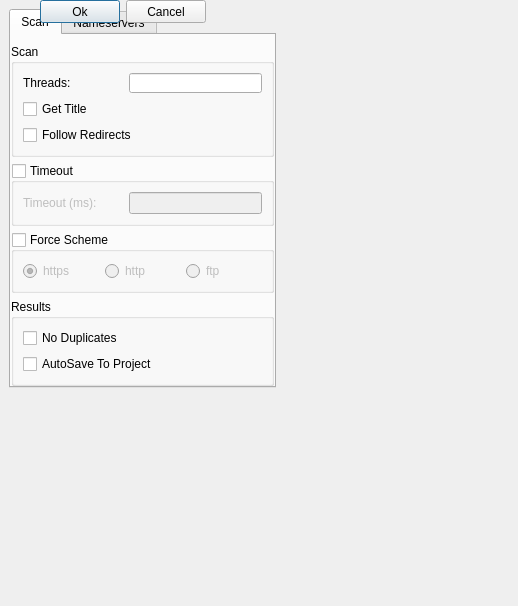
<?xml version="1.0" encoding="UTF-8"?>
<ui version="4.0">
 <class>URLConfigDialog</class>
 <widget class="QDialog" name="URLConfigDialog">
  <property name="geometry">
   <rect>
    <x>0</x>
    <y>0</y>
    <width>518</width>
    <height>606</height>
   </rect>
  </property>
  <property name="sizePolicy">
   <sizepolicy hsizetype="Expanding" vsizetype="Expanding">
    <horstretch>0</horstretch>
    <verstretch>0</verstretch>
   </sizepolicy>
  </property>
  <property name="minimumSize">
   <size>
    <width>0</width>
    <height>0</height>
   </size>
  </property>
  <property name="windowTitle">
   <string>Scan Configuration</string>
  </property>
  <property name="windowIcon">
   <iconset>
    <normaloff>.</normaloff>.</iconset>
  </property>
  <widget class="QTabWidget" name="tabWidget">
   <property name="geometry">
    <rect>
     <x>9</x>
     <y>9</y>
     <width>267</width>
     <height>379</height>
    </rect>
   </property>
   <property name="currentIndex">
    <number>0</number>
   </property>
   <widget class="QWidget" name="tabScan">
    <attribute name="title">
     <string>Scan</string>
    </attribute>
    <layout class="QVBoxLayout" name="verticalLayout_7">
     <property name="leftMargin">
      <number>0</number>
     </property>
     <property name="rightMargin">
      <number>0</number>
     </property>
     <property name="bottomMargin">
      <number>0</number>
     </property>
     <item>
      <widget class="QGroupBox" name="groupBoxLookup">
       <property name="title">
        <string>Scan</string>
       </property>
       <layout class="QVBoxLayout" name="verticalLayout_2">
        <item>
         <layout class="QHBoxLayout" name="horizontalLayout">
          <item>
           <widget class="QLabel" name="label">
            <property name="minimumSize">
             <size>
              <width>100</width>
              <height>0</height>
             </size>
            </property>
            <property name="font">
             <font>
              <weight>50</weight>
              <bold>false</bold>
             </font>
            </property>
            <property name="text">
             <string>Threads:</string>
            </property>
           </widget>
          </item>
          <item>
           <widget class="QLineEdit" name="lineEditThreads"/>
          </item>
         </layout>
        </item>
        <item>
         <widget class="QCheckBox" name="checkBoxTitle">
          <property name="text">
           <string>Get Title</string>
          </property>
         </widget>
        </item>
        <item>
         <widget class="QCheckBox" name="checkBoxRedirects">
          <property name="text">
           <string>Follow Redirects</string>
          </property>
         </widget>
        </item>
       </layout>
      </widget>
     </item>
     <item>
      <widget class="QGroupBox" name="groupBoxTimeout">
       <property name="title">
        <string>Timeout</string>
       </property>
       <property name="checkable">
        <bool>true</bool>
       </property>
       <property name="checked">
        <bool>false</bool>
       </property>
       <layout class="QVBoxLayout" name="verticalLayout_9">
        <item>
         <layout class="QHBoxLayout" name="horizontalLayout_2">
          <item>
           <widget class="QLabel" name="label_2">
            <property name="minimumSize">
             <size>
              <width>100</width>
              <height>0</height>
             </size>
            </property>
            <property name="text">
             <string>Timeout (ms):</string>
            </property>
           </widget>
          </item>
          <item>
           <widget class="QLineEdit" name="lineEditTimeout"/>
          </item>
         </layout>
        </item>
       </layout>
      </widget>
     </item>
     <item>
      <widget class="QGroupBox" name="groupBoxScheme">
       <property name="title">
        <string>Force Scheme</string>
       </property>
       <property name="checkable">
        <bool>true</bool>
       </property>
       <property name="checked">
        <bool>false</bool>
       </property>
       <layout class="QHBoxLayout" name="horizontalLayout_3">
        <item>
         <widget class="QRadioButton" name="radioButtonHTTPS">
          <property name="text">
           <string>https</string>
          </property>
          <property name="checked">
           <bool>true</bool>
          </property>
         </widget>
        </item>
        <item>
         <widget class="QRadioButton" name="radioButtonHTTP">
          <property name="text">
           <string>http</string>
          </property>
         </widget>
        </item>
        <item>
         <widget class="QRadioButton" name="radioButtonFTP">
          <property name="text">
           <string>ftp</string>
          </property>
         </widget>
        </item>
       </layout>
      </widget>
     </item>
     <item>
      <widget class="QGroupBox" name="groupBoxResult">
       <property name="title">
        <string>Results</string>
       </property>
       <layout class="QVBoxLayout" name="verticalLayout_5">
        <item>
         <widget class="QCheckBox" name="checkBoxNoDuplicates">
          <property name="text">
           <string>No Duplicates</string>
          </property>
         </widget>
        </item>
        <item>
         <widget class="QCheckBox" name="checkBoxAutosave">
          <property name="text">
           <string>AutoSave To Project</string>
          </property>
         </widget>
        </item>
       </layout>
      </widget>
     </item>
     <item>
      <spacer name="verticalSpacer">
       <property name="orientation">
        <enum>Qt::Vertical</enum>
       </property>
       <property name="sizeHint" stdset="0">
        <size>
         <width>20</width>
         <height>251</height>
        </size>
       </property>
      </spacer>
     </item>
    </layout>
   </widget>
   <widget class="QWidget" name="tabNameservers">
    <attribute name="title">
     <string>Nameservers</string>
    </attribute>
    <layout class="QVBoxLayout" name="verticalLayout_8">
     <property name="leftMargin">
      <number>0</number>
     </property>
     <property name="topMargin">
      <number>4</number>
     </property>
     <property name="rightMargin">
      <number>0</number>
     </property>
     <property name="bottomMargin">
      <number>0</number>
     </property>
     <item>
      <widget class="QGroupBox" name="groupBoxDefaultNS">
       <property name="title">
        <string>Default</string>
       </property>
       <layout class="QVBoxLayout" name="verticalLayout_4">
        <item>
         <widget class="QRadioButton" name="radioButtonSingleNameserver">
          <property name="text">
           <string>Single Nameserver</string>
          </property>
          <property name="checked">
           <bool>true</bool>
          </property>
          <attribute name="buttonGroup">
           <string notr="true">buttonGroup</string>
          </attribute>
         </widget>
        </item>
        <item>
         <widget class="QComboBox" name="comboBoxSingleNameserver"/>
        </item>
        <item>
         <widget class="QRadioButton" name="radioButtonRandomNameservers">
          <property name="text">
           <string>Random Nameservers</string>
          </property>
          <attribute name="buttonGroup">
           <string notr="true">buttonGroup</string>
          </attribute>
         </widget>
        </item>
       </layout>
      </widget>
     </item>
     <item>
      <widget class="QGroupBox" name="groupBoxCustomNS">
       <property name="title">
        <string>Custom</string>
       </property>
       <layout class="QVBoxLayout" name="verticalLayout">
        <item>
         <widget class="QRadioButton" name="radioButtonCustomNameservers">
          <property name="text">
           <string>Custom Nameservers</string>
          </property>
          <attribute name="buttonGroup">
           <string notr="true">buttonGroup</string>
          </attribute>
         </widget>
        </item>
        <item>
         <widget class="InputWidget" name="customNameservers" native="true">
          <property name="minimumSize">
           <size>
            <width>0</width>
            <height>0</height>
           </size>
          </property>
         </widget>
        </item>
       </layout>
      </widget>
     </item>
    </layout>
   </widget>
  </widget>
  <widget class="QWidget" name="">
   <layout class="QHBoxLayout" name="horizontalLayout_4">
    <item>
     <spacer name="horizontalSpacer">
      <property name="orientation">
       <enum>Qt::Horizontal</enum>
      </property>
      <property name="sizeHint" stdset="0">
       <size>
        <width>40</width>
        <height>20</height>
       </size>
      </property>
     </spacer>
    </item>
    <item>
     <widget class="QPushButton" name="buttonOk">
      <property name="minimumSize">
       <size>
        <width>75</width>
        <height>23</height>
       </size>
      </property>
      <property name="text">
       <string>Ok</string>
      </property>
     </widget>
    </item>
    <item>
     <widget class="QPushButton" name="buttonCancel">
      <property name="minimumSize">
       <size>
        <width>75</width>
        <height>23</height>
       </size>
      </property>
      <property name="text">
       <string>Cancel</string>
      </property>
     </widget>
    </item>
   </layout>
  </widget>
 </widget>
 <customwidgets>
  <customwidget>
   <class>InputWidget</class>
   <extends>QWidget</extends>
   <header>src/widgets/InputWidget.h</header>
   <container>1</container>
  </customwidget>
 </customwidgets>
 <resources/>
 <connections/>
 <buttongroups>
  <buttongroup name="buttonGroup_2"/>
  <buttongroup name="buttonGroup_3"/>
  <buttongroup name="buttonGroup"/>
 </buttongroups>
</ui>
